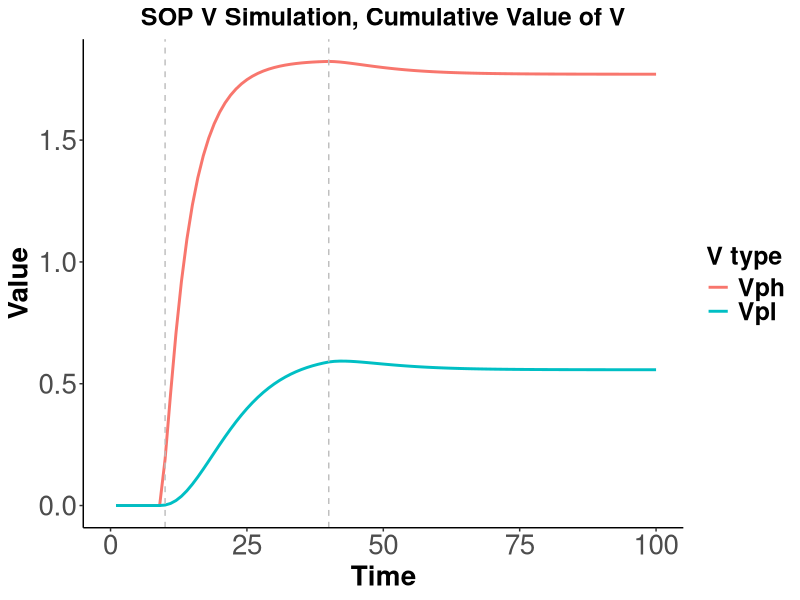

R code for this plot:
input = list()
input$sorQp1 = .8
input$sorXp1 = .6

input$sor2Qp1 = .1
input$sor2Xp1 = .05

input$sorQon1 = c(10,40)
input$sorXon1 = c(10,40)

input$sordur = 100
input$sorpd1 = 0.1
input$sorpd2 = 0.02

input$Lp = .5
input$Lm = input$Lp/5

sor = matrix(nrow = input$sordur, ncol = 32)

colnames(sor) = c('p1Q', 'p1X',
                  'pd1', 'pd2', 
                  'pIQ', 'pA1Q', 'pA2Q',
                  'pA1Qgain', 'pA1Qloss','pA2Qgain',
                  'pA2Qloss','pIQgain','pIQloss',
                  'pA1Qdelta', 'pA2Qdelta', 'pIQdelta',

                  'pIX', 'pA1X', 'pA2X',
                  'pA1Xgain', 'pA1Xloss','pA2Xgain',
                  'pA2Xloss','pIXgain','pIXloss',
                  'pA1Xdelta', 'pA2Xdelta', 'pIXdelta',
                  'Ve', 'Vi', 'Vdelta', 'V'
                  )

sor[,'p1Q'] = 0 # set as 0 to init
sor[,'p1X'] = 0


sor[input$sorQon1[1]:input$sorQon1[2],'p1Q'] = input$sorQp1
sor[input$sorXon1[1]:input$sorXon1[2],'p1X'] = input$sorXp1

sor[,'pd1'] = input$sorpd1     # set decay rate
sor[,'pd2'] = input$sorpd2     # set decay rate

sor[,'pIQ'] = 1                 # Make I numeric
sor[,'pIX'] = 1   

sor2 = sor

sor2[input$sorQon1[1]:input$sorQon1[2],'p1Q'] = input$sor2Qp1
sor2[input$sorXon1[1]:input$sorXon1[2],'p1X'] = input$sor2Xp1

# run moment by moment simulation
for (i in 1:nrow(sor)){
    if (i == 1){
        
        #SOR
        sor[i,'pIQ'] = 1 - sor[i,'p1Q'] # This will be 1 as long as p1 = 0
        
        # Deltas calculate
        sor[i,'pA1Qgain'] = sor[i,'p1Q']
        sor[i,'pA1Qloss'] = sor[i,'pA1Qgain'] * sor[i,'pd1']
        sor[i,'pA1Qdelta'] = sor[i,'pA1Qgain'] - sor[i,'pA1Qloss']
        
        sor[i,'pA2Qgain'] = sor[i,'pA1Qloss']
        sor[i,'pA2Qloss'] = sor[i,'pA2Qgain'] * sor[i,'pd2']
        sor[i,'pA2Qdelta'] = sor[i,'pA2Qgain'] - sor[i,'pA2Qloss']

        sor[i,'pIQgain'] = sor[i,'pA2Qloss']
        sor[i,'pIQloss'] = sor[i,'p1Q']
        sor[i,'pIQdelta'] = sor[i,'pIQgain'] - sor[i,'pIQloss']

        # Calculate proportions in each state
        sor[i,'pA1Q'] = sor[i,'pA1Qdelta']
        sor[i,'pA2Q'] = sor[i,'pA2Qdelta']
        sor[i,'pIQ'] = sor[i,'pIQ'] + sor[i,'pIQgain']

        # X
        sor[i,'pIX'] = 1 - sor[i,'p1X'] # This will be 1 as long as p1 = 0
        
        # Deltas calculate
        sor[i,'pA1Xgain'] = sor[i,'p1X']
        sor[i,'pA1Xloss'] = sor[i,'pA1Xgain'] * sor[i,'pd1']
        sor[i,'pA1Xdelta'] = sor[i,'pA1Xgain'] - sor[i,'pA1Xloss']
        
        sor[i,'pA2Xgain'] = sor[i,'pA1Xloss']
        sor[i,'pA2Xloss'] = sor[i,'pA2Xgain'] * sor[i,'pd2']
        sor[i,'pA2Xdelta'] = sor[i,'pA2Xgain'] - sor[i,'pA2Xloss']
        
        sor[i,'pIXgain'] = sor[i,'pA2Xloss']
        sor[i,'pIXloss'] = sor[i,'p1X']
        sor[i,'pIXdelta'] = sor[i,'pIXgain'] - sor[i,'pIXloss']
        
        # Calculate proportions in each state
        sor[i,'pA1X'] = sor[i,'pA1Xdelta']
        sor[i,'pA2X'] = sor[i,'pA2Xdelta']
        sor[i,'pIX'] = sor[i,'pIX'] + sor[i,'pIXgain']
        
        # Calculate V
        sor[i, 'Ve'] = sor[i, 'pA1X'] * sor[i, 'pA1Q'] * input$Lp
        sor[i, 'Vi'] = sor[i, 'pA1X'] * sor[i, 'pA2Q'] * input$Lm
        sor[i, 'Vdelta'] = sor[i, 'Ve'] - sor[i, 'Vi']
        sor[i, 'V'] = sum(sor[1:i, 'Vdelta'])
        
        # SOR 2
        sor2[i,'pIQ'] = 1 - sor2[i,'p1Q'] # This will be 1 as long as p1 = 0
        
        # Deltas calculate
        sor2[i,'pA1Qgain'] = sor2[i,'p1Q']
        sor2[i,'pA1Qloss'] = sor2[i,'pA1Qgain'] * sor2[i,'pd1']
        sor2[i,'pA1Qdelta'] = sor2[i,'pA1Qgain'] - sor2[i,'pA1Qloss']
        
        sor2[i,'pA2Qgain'] = sor2[i,'pA1Qloss']
        sor2[i,'pA2Qloss'] = sor2[i,'pA2Qgain'] * sor2[i,'pd2']
        sor2[i,'pA2Qdelta'] = sor2[i,'pA2Qgain'] - sor2[i,'pA2Qloss']
        
        sor2[i,'pIQgain'] = sor2[i,'pA2Qloss']
        sor2[i,'pIQloss'] = sor2[i,'p1Q']
        sor2[i,'pIQdelta'] = sor2[i,'pIQgain'] - sor2[i,'pIQloss']
        
        # Calculate proportions in each state
        sor2[i,'pA1Q'] = sor2[i,'pA1Qdelta']
        sor2[i,'pA2Q'] = sor2[i,'pA2Qdelta']
        sor2[i,'pIQ'] = sor2[i,'pIQ'] + sor2[i,'pIQgain']
        
        # X
        sor2[i,'pIX'] = 1 - sor2[i,'p1X'] # This will be 1 as long as p1 = 0
        
        # Deltas calculate
        sor2[i,'pA1Xgain'] = sor2[i,'p1X']
        sor2[i,'pA1Xloss'] = sor2[i,'pA1Xgain'] * sor2[i,'pd1']
        sor2[i,'pA1Xdelta'] = sor2[i,'pA1Xgain'] - sor2[i,'pA1Xloss']
        
        sor2[i,'pA2Xgain'] = sor2[i,'pA1Xloss']
        sor2[i,'pA2Xloss'] = sor2[i,'pA2Xgain'] * sor2[i,'pd2']
        sor2[i,'pA2Xdelta'] = sor2[i,'pA2Xgain'] - sor2[i,'pA2Xloss']
        
        sor2[i,'pIXgain'] = sor2[i,'pA2Xloss']
        sor2[i,'pIXloss'] = sor2[i,'p1X']
        sor2[i,'pIXdelta'] = sor2[i,'pIXgain'] - sor2[i,'pIXloss']
        
        # Calculate proportions in each state
        sor2[i,'pA1X'] = sor2[i,'pA1Xdelta']
        sor2[i,'pA2X'] = sor2[i,'pA2Xdelta']
        sor2[i,'pIX'] = sor2[i,'pIX'] + sor2[i,'pIXgain']
        
        # Calculate V
        sor2[i, 'Ve'] = sor2[i, 'pA1X'] * sor2[i, 'pA1Q'] * input$Lp
        sor2[i, 'Vi'] = sor2[i, 'pA1X'] * sor2[i, 'pA2Q'] * input$Lm
        sor2[i, 'Vdelta'] = sor2[i, 'Ve'] - sor2[i, 'Vi']
        sor2[i, 'V'] = sum(sor2[1:i, 'Vdelta'])

        
    } else {
        
        #SOR
        # Q
        
        sor[i,'pIQ'] = sor[i-1,'pIQ']
        
        sor[i,'pA1Qgain'] = sor[i,'pIQ'] * sor[i,'p1Q'] # how mauch is activated from I
        
        sor[i,'pA1Q'] = sor[i-1,'pA1Q'] + sor[i,'pA1Qgain'] # how much is there in total with carried over
        
        sor[i,'pA1Qloss'] = sor[i,'pA1Q'] * sor[i,'pd1'] # how much decays to A2
        
        sor[i,'pA1Q'] = sor[i,'pA1Q'] - sor[i,'pA1Qloss'] # how much is left after the decay
        
        sor[i,'pA1Qdelta'] = sor[i,'pA1Qgain'] - sor[i,'pA1Qloss']
        
        sor[i,'pA2Qgain'] = sor[i,'pA1Qloss'] # how much is gained from A1->A2 decay
        
        sor[i,'pA2Q'] = sor[i-1,'pA2Q'] + sor[i,'pA2Qgain'] # how much is there with carried over
        
        sor[i,'pA2Qloss'] = sor[i,'pA2Q'] * sor[i,'pd2'] # how much decays A2->I
        
        sor[i,'pA2Q'] = sor[i,'pA2Q'] - sor[i,'pA2Qloss'] # how much is left after A2->I decay
        
        sor[i,'pA2Qdelta'] = sor[i,'pA2Qgain'] - sor[i,'pA2Qloss']
        
        sor[i,'pIQgain'] = sor[i,'pA2Qloss'] # how much decayed from A2
        
        sor[i,'pIQloss'] = sor[i,'pA1Qgain']
        
        sor[i,'pIQ'] = sor[i,'pIQ'] + sor[i,'pIQgain'] - sor[i,'pIQloss']
        
        sor[i,'pIQdelta'] = sor[i,'pIQgain'] - sor[i,'pIQloss']
        
        # X
        
        sor[i,'pIX'] = sor[i-1,'pIX']
        
        sor[i,'pA1Xgain'] = sor[i,'pIX'] * sor[i,'p1X'] # how mauch is activated from I
        
        sor[i,'pA1X'] = sor[i-1,'pA1X'] + sor[i,'pA1Xgain'] # how much is there in total with carried over
        
        sor[i,'pA1Xloss'] = sor[i,'pA1X'] * sor[i,'pd1'] # how much decays to A2
        
        sor[i,'pA1X'] = sor[i,'pA1X'] - sor[i,'pA1Xloss'] # how much is left after the decay
        
        sor[i,'pA1Xdelta'] = sor[i,'pA1Xgain'] - sor[i,'pA1Xloss']
        
        sor[i,'pA2Xgain'] = sor[i,'pA1Xloss'] # how much is gained from A1->A2 decay
        
        sor[i,'pA2X'] = sor[i-1,'pA2X'] + sor[i,'pA2Xgain'] # how much is there with carried over
        
        sor[i,'pA2Xloss'] = sor[i,'pA2X'] * sor[i,'pd2'] # how much decays A2->I
        
        sor[i,'pA2X'] = sor[i,'pA2X'] - sor[i,'pA2Xloss'] # how much is left after A2->I decay
        
        sor[i,'pA2Xdelta'] = sor[i,'pA2Xgain'] - sor[i,'pA2Xloss']
        
        sor[i,'pIXgain'] = sor[i,'pA2Xloss'] # how much decayed from A2
        
        sor[i,'pIXloss'] = sor[i,'pA1Xgain']
        
        sor[i,'pIX'] = sor[i,'pIX'] + sor[i,'pIXgain'] - sor[i,'pIXloss']
        
        sor[i,'pIXdelta'] = sor[i,'pIXgain'] - sor[i,'pIXloss']
        
        # Calculate V
        sor[i, 'Ve'] = sor[i, 'pA1X'] * sor[i, 'pA1Q'] * input$Lp
        sor[i, 'Vi'] = sor[i, 'pA1X'] * sor[i, 'pA2Q'] * input$Lm
        sor[i, 'Vdelta'] = sor[i, 'Ve'] - sor[i, 'Vi']
        sor[i, 'V'] = sum(sor[1:i, 'Vdelta'])
        
        
        #SOR 2
        # Q
        
        sor2[i,'pIQ'] = sor2[i-1,'pIQ']
        
        sor2[i,'pA1Qgain'] = sor2[i,'pIQ'] * sor2[i,'p1Q'] # how mauch is activated from I
        
        sor2[i,'pA1Q'] = sor2[i-1,'pA1Q'] + sor2[i,'pA1Qgain'] # how much is there in total with carried over
        
        sor2[i,'pA1Qloss'] = sor2[i,'pA1Q'] * sor2[i,'pd1'] # how much decays to A2
        
        sor2[i,'pA1Q'] = sor2[i,'pA1Q'] - sor2[i,'pA1Qloss'] # how much is left after the decay
        
        sor2[i,'pA1Qdelta'] = sor2[i,'pA1Qgain'] - sor2[i,'pA1Qloss']
        
        sor2[i,'pA2Qgain'] = sor2[i,'pA1Qloss'] # how much is gained from A1->A2 decay
        
        sor2[i,'pA2Q'] = sor2[i-1,'pA2Q'] + sor2[i,'pA2Qgain'] # how much is there with carried over
        
        sor2[i,'pA2Qloss'] = sor2[i,'pA2Q'] * sor2[i,'pd2'] # how much decays A2->I
        
        sor2[i,'pA2Q'] = sor2[i,'pA2Q'] - sor2[i,'pA2Qloss'] # how much is left after A2->I decay
        
        sor2[i,'pA2Qdelta'] = sor2[i,'pA2Qgain'] - sor2[i,'pA2Qloss']
        
        sor2[i,'pIQgain'] = sor2[i,'pA2Qloss'] # how much decayed from A2
        
        sor2[i,'pIQloss'] = sor2[i,'pA1Qgain']
        
        sor2[i,'pIQ'] = sor2[i,'pIQ'] + sor2[i,'pIQgain'] - sor2[i,'pIQloss']
        
        sor2[i,'pIQdelta'] = sor2[i,'pIQgain'] - sor2[i,'pIQloss']
        
        # X
        
        sor2[i,'pIX'] = sor2[i-1,'pIX']
        
        sor2[i,'pA1Xgain'] = sor2[i,'pIX'] * sor2[i,'p1X'] # how mauch is activated from I
        
        sor2[i,'pA1X'] = sor2[i-1,'pA1X'] + sor2[i,'pA1Xgain'] # how much is there in total with carried over
        
        sor2[i,'pA1Xloss'] = sor2[i,'pA1X'] * sor2[i,'pd1'] # how much decays to A2
        
        sor2[i,'pA1X'] = sor2[i,'pA1X'] - sor2[i,'pA1Xloss'] # how much is left after the decay
        
        sor2[i,'pA1Xdelta'] = sor2[i,'pA1Xgain'] - sor2[i,'pA1Xloss']
        
        sor2[i,'pA2Xgain'] = sor2[i,'pA1Xloss'] # how much is gained from A1->A2 decay
        
        sor2[i,'pA2X'] = sor2[i-1,'pA2X'] + sor2[i,'pA2Xgain'] # how much is there with carried over
        
        sor2[i,'pA2Xloss'] = sor2[i,'pA2X'] * sor2[i,'pd2'] # how much decays A2->I
        
        sor2[i,'pA2X'] = sor2[i,'pA2X'] - sor2[i,'pA2Xloss'] # how much is left after A2->I decay
        
        sor2[i,'pA2Xdelta'] = sor2[i,'pA2Xgain'] - sor2[i,'pA2Xloss']
        
        sor2[i,'pIXgain'] = sor2[i,'pA2Xloss'] # how much decayed from A2
        
        sor2[i,'pIXloss'] = sor2[i,'pA1Xgain']
        
        sor2[i,'pIX'] = sor2[i,'pIX'] + sor2[i,'pIXgain'] - sor2[i,'pIXloss']
        
        sor2[i,'pIXdelta'] = sor2[i,'pIXgain'] - sor2[i,'pIXloss']
        
        # Calculate V
        sor2[i, 'Ve'] = sor2[i, 'pA1X'] * sor2[i, 'pA1Q'] * input$Lp
        sor2[i, 'Vi'] = sor2[i, 'pA1X'] * sor2[i, 'pA2Q'] * input$Lm
        sor2[i, 'Vdelta'] = sor2[i, 'Ve'] - sor2[i, 'Vi']
        sor2[i, 'V'] = sum(sor2[1:i, 'Vdelta'])
        

    }
}



library(ggplot2)
#library(jtools)

sor = as.data.frame(sor)
sor$time = c(1:nrow(sor))
sor = sor[1:input$sordur,]

sor2 = as.data.frame(sor2)
sor2$time = c(1:nrow(sor2))
sor2 = sor2[1:input$sordur,]

text1 = 20
text2 = 18

pv = as.data.frame(cbind(sor$time, sor$V, sor2$V))
names(pv) = c('time', 'Vh', 'Vl')

png("vplh.png", width = 800, height = 400)
pltit = "SOP V Simulation, Cumulative Value of V"
ggplot(data=pv, aes(x = time, y=Vh, color="Vph")) +
    geom_line(size = 1) +
    geom_line(aes(y=Vl, colour = 'Vpl'), size = 1) +
    theme_classic() + 
    geom_vline(xintercept = input$sorQon1[1], linetype = "dashed", colour = 'grey') + 
    geom_vline(xintercept = input$sorQon1[2], linetype = "dashed", colour = 'grey') +
    theme(legend.text = element_text(size = text2, face = "bold"), legend.title = element_text(size=text2, face="bold")) + 
    scale_color_discrete(name = "V type") + theme(axis.text=element_text(size=text1),
                                                  axis.title=element_text(size=text1,face="bold"), axis.text.x = element_text(size = text1),
                                                  axis.text.y = element_text(size = text1)) + 
    scale_x_continuous(name="Time", limits=c(0, input$sordur)) + scale_y_continuous(name="Value") + 
    ggtitle(pltit) + 
    theme(plot.title = element_text(size = text2, face = "bold", hjust = 0.5)) 
dev.off()

# png("vplot_1.png", width = 800, height = 400)
# 
# text1 = 20
# text2 = 18
# 
# pltit = "A. SOP V Simulation, Stimulus Activation"
# ggplot(data=as.data.frame(sor), aes(x = time, y=pA1X, group=1, color="X" )) +
#     geom_line(size = 1) + geom_line(aes(y=pA2X, colour = 'X'), size = 1, linetype = 'longdash') +
#     geom_line(aes(y=pA1Q, colour = 'Q'), size = 1) +
#     geom_line(aes(y=pA2Q, colour = 'Q'), size = 1, linetype = 'longdash') +
#     theme_classic() + 
#     geom_vline(xintercept = input$sorQon1[1], linetype = "dashed", colour = 'grey') + 
#     geom_vline(xintercept = input$sorQon1[2], linetype = "dashed", colour = 'grey') +
#     theme(legend.text = element_text(size = text2, face = "bold"), legend.title = element_text(size=text2, face="bold")) + 
#     scale_color_discrete(name = "Stimulus") + theme(axis.text=element_text(size=text1),
#                                                axis.title=element_text(size=text1,face="bold"), axis.text.x = element_text(size = text1),
#                                                axis.text.y = element_text(size = text1)) + 
#     scale_x_continuous(name="Time", limits=c(0, input$sordur)) + scale_y_continuous(name="Activation") + 
#     ggtitle(pltit) + 
#     theme(plot.title = element_text(size = text2, face = "bold", hjust = 0.5)) 
# dev.off()
# 
# png("vplot_2.png", width = 800, height = 400)
# 
# pltit = "B. SOP V Simulation, Cumulative Value of V"
# ggplot(data=as.data.frame(sor), aes(x = time, y=V, color="Cum V")) +
#     geom_line(size = 1) +
#     theme_classic() + 
#     geom_vline(xintercept = input$sorQon1[1], linetype = "dashed", colour = 'grey') + 
#     geom_vline(xintercept = input$sorQon1[2], linetype = "dashed", colour = 'grey') +
#     theme(legend.text = element_text(size = text2, face = "bold"), legend.title = element_text(size=text2, face="bold")) + 
#     scale_color_discrete(name = "V type") + theme(axis.text=element_text(size=text1),
#                                                     axis.title=element_text(size=text1,face="bold"), axis.text.x = element_text(size = text1),
#                                                     axis.text.y = element_text(size = text1)) + 
#     scale_x_continuous(name="Time", limits=c(0, input$sordur)) + scale_y_continuous(name="Value") + 
#     ggtitle(pltit) + 
#     theme(plot.title = element_text(size = text2, face = "bold", hjust = 0.5)) 
# dev.off()
# 
# png("vplot_3.png", width = 800, height = 400)
# 
# pltit = "C. SOP V Simulation, Delta V"
# ggplot(data=as.data.frame(sor), aes(x = time, y=V, color="Cumulative V")) +
#     geom_line(aes(y=Vdelta, colour = 'dV'), size = 1, linetype = 'longdash') +
#     geom_line(aes(y=Ve, colour = 'dV+'), size = 1, linetype = 'longdash') +
#     geom_line(aes(y=Vi, colour = 'dV-'), size = 1, linetype = 'longdash') +
#     theme_classic() + 
#     geom_vline(xintercept = input$sorQon1[1], linetype = "dashed", colour = 'grey') + 
#     geom_vline(xintercept = input$sorQon1[2], linetype = "dashed", colour = 'grey') +
#     theme(legend.text = element_text(size = text2, face = "bold"), legend.title = element_text(size=text2, face="bold")) + 
#     scale_color_discrete(name = "V type") + theme(axis.text=element_text(size=text1),
#                                                   axis.title=element_text(size=text1,face="bold"), axis.text.x = element_text(size = text1),
#                                                   axis.text.y = element_text(size = text1)) + 
#     scale_x_continuous(name="Time", limits=c(0, input$sordur)) + scale_y_continuous(name="Value") + 
#     ggtitle(pltit) + 
#     theme(plot.title = element_text(size = text2, face = "bold", hjust = 0.5)) 
# dev.off()
